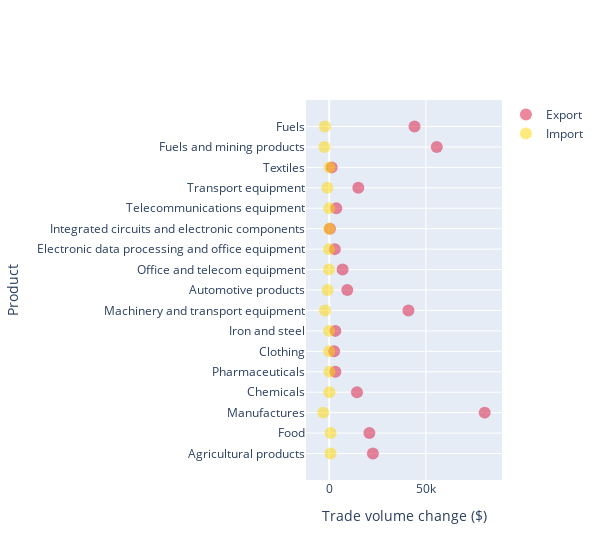

Notebook code cell kept with this figure:
### Code cell
fig = go.Figure()
fig.add_trace(go.Scatter(
    x=product_new["Total 2019"],
    y=product_new["Product"],
    opacity=0.5,
    marker=dict(color="crimson", size=12),
    mode="markers",
    name="Export",
))

fig.add_trace(go.Scatter(
    x=product_new["Import change"],
    y=product_new["Product"],
    opacity=0.5,
    marker=dict(color="gold", size=12),
    mode="markers",
    name="Import",
))
fig.update_layout(
    width=600)

fig.update_layout(
                  xaxis_title="Trade volume change ($)",
                  yaxis_title="Product")

### Figure 1 — Plotly figure (JSON) as saved in the notebook; plotly's stock layout.template omitted (floating-point values rounded to 4 significant figures)
{"data": [{"marker": {"color": "crimson", "size": 12}, "mode": "markers", "name": "Export", "opacity": 0.5, "type": "scatter", "x": [22580, 20763, 80410, 14351, 3193, 2527, 3185, 40966, 9340, 6911, 2899, 366, 3645, 15045, 1273, 55619, 44114], "y": ["Agricultural products", "Food", "Manufactures", "Chemicals", "Pharmaceuticals", "Clothing", "Iron and steel", "Machinery and transport equipment", "Automotive products", "Office and telecom equipment", "Electronic data processing and office equipment", "Integrated circuits and electronic components", "Telecommunications equipment", "Transport equipment", "Textiles", "Fuels and mining products", "Fuels"]}, {"marker": {"color": "gold", "size": 12}, "mode": "markers", "name": "Import", "opacity": 0.5, "type": "scatter", "x": [672, 683, -3064, 73, 143, -46, -76, -2154, -867, -142, -99, -14, -30, -1001, 128, -2436, -2178], "y": ["Agricultural products", "Food", "Manufactures", "Chemicals", "Pharmaceuticals", "Clothing", "Iron and steel", "Machinery and transport equipment", "Automotive products", "Office and telecom equipment", "Electronic data processing and office equipment", "Integrated circuits and electronic components", "Telecommunications equipment", "Transport equipment", "Textiles", "Fuels and mining products", "Fuels"]}], "layout": {"width": 600, "xaxis": {"title": {"text": "Trade volume change ($)"}}, "yaxis": {"title": {"text": "Product"}}}}
